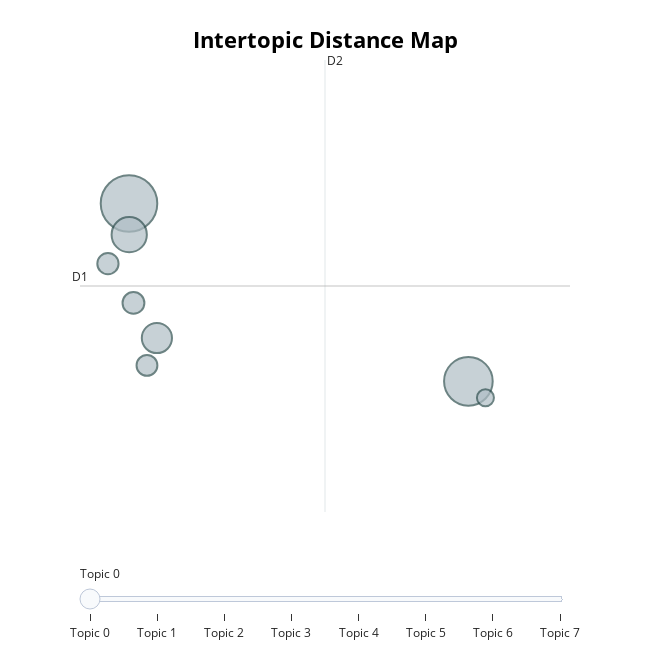

The cell this chart's notebook holds for it:
### Code cell
topic_model.visualize_topics()

### Figure 1 — Plotly figure (JSON) as saved in the notebook; plotly's stock layout.template omitted (floating-point values rounded to 4 significant figures)
{"data": [{"customdata": [[0, "openrndr | gradle | jar | files | modules", 376], [1, "the | to | you | it | for", 278], [2, "the | to | in | buffer | and", 146], [3, "drawer | org | openrndr | colorrgba | val", 107], [4, "drawer | val | org | openrndr | shape", 56], [5, "val | vector3 | org | openrndr | drawer", 53], [6, "video | the | to | it | is", 51], [7, "div | upload | style | jpeg | border", 34]], "hovertemplate": "<b>Topic %{customdata[0]}</b><br>%{customdata[1]}<br>Size: %{customdata[2]}", "legendgroup": "", "marker": {"color": "#B0BEC5", "line": {"color": "DarkSlateGrey", "width": 2}, "size": [376, 278, 146, 107, 56, 53, 51, 34], "sizemode": "area", "sizeref": 0.235, "symbol": "circle"}, "mode": "markers", "name": "", "orientation": "v", "showlegend": false, "type": "scatter", "x": [3.349, 8.831, 3.353, 3.8, 3.421, 3.009, 3.639, 9.106], "xaxis": "x", "y": [16.27, 13.25, 15.74, 13.98, 14.58, 15.25, 13.52, 12.97], "yaxis": "y"}], "layout": {"annotations": [{"showarrow": false, "text": "D1", "x": 2.558, "y": 14.87, "yshift": 10}, {"showarrow": false, "text": "D2", "x": 6.515, "xshift": 10, "y": 18.72}], "height": 650, "hoverlabel": {"bgcolor": "white", "font": {"family": "Rockwell", "size": 16}}, "legend": {"itemsizing": "constant", "tracegroupgap": 0}, "margin": {"t": 60}, "shapes": [{"line": {"color": "#CFD8DC", "width": 2}, "type": "line", "x0": 6.515, "x1": 6.515, "y0": 11.02, "y1": 18.72}, {"line": {"color": "#9E9E9E", "width": 2}, "type": "line", "x0": 2.558, "x1": 10.47, "y0": 14.87, "y1": 14.87}], "sliders": [{"active": 0, "pad": {"t": 50}, "steps": [{"args": [{"marker.color": [["red", "#B0BEC5", "#B0BEC5", "#B0BEC5", "#B0BEC5", "#B0BEC5", "#B0BEC5", "#B0BEC5"]]}], "label": "Topic 0", "method": "update"}, {"args": [{"marker.color": [["#B0BEC5", "red", "#B0BEC5", "#B0BEC5", "#B0BEC5", "#B0BEC5", "#B0BEC5", "#B0BEC5"]]}], "label": "Topic 1", "method": "update"}, {"args": [{"marker.color": [["#B0BEC5", "#B0BEC5", "red", "#B0BEC5", "#B0BEC5", "#B0BEC5", "#B0BEC5", "#B0BEC5"]]}], "label": "Topic 2", "method": "update"}, {"args": [{"marker.color": [["#B0BEC5", "#B0BEC5", "#B0BEC5", "red", "#B0BEC5", "#B0BEC5", "#B0BEC5", "#B0BEC5"]]}], "label": "Topic 3", "method": "update"}, {"args": [{"marker.color": [["#B0BEC5", "#B0BEC5", "#B0BEC5", "#B0BEC5", "red", "#B0BEC5", "#B0BEC5", "#B0BEC5"]]}], "label": "Topic 4", "method": "update"}, {"args": [{"marker.color": [["#B0BEC5", "#B0BEC5", "#B0BEC5", "#B0BEC5", "#B0BEC5", "red", "#B0BEC5", "#B0BEC5"]]}], "label": "Topic 5", "method": "update"}, {"args": [{"marker.color": [["#B0BEC5", "#B0BEC5", "#B0BEC5", "#B0BEC5", "#B0BEC5", "#B0BEC5", "red", "#B0BEC5"]]}], "label": "Topic 6", "method": "update"}, {"args": [{"marker.color": [["#B0BEC5", "#B0BEC5", "#B0BEC5", "#B0BEC5", "#B0BEC5", "#B0BEC5", "#B0BEC5", "red"]]}], "label": "Topic 7", "method": "update"}]}], "title": {"font": {"color": "Black", "size": 22}, "text": "<b>Intertopic Distance Map</b>", "x": 0.5, "xanchor": "center", "y": 0.95, "yanchor": "top"}, "width": 650, "xaxis": {"anchor": "y", "domain": [0, 1], "range": [2.558, 10.47], "title": {"text": ""}, "visible": false}, "yaxis": {"anchor": "x", "domain": [0, 1], "range": [11.02, 18.72], "title": {"text": ""}, "visible": false}}}
